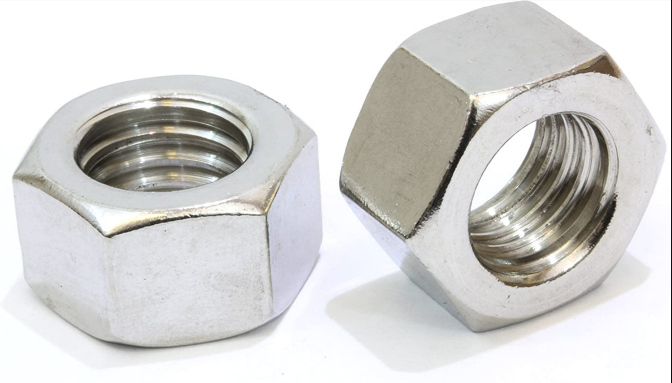
#> input picture duohex.png, 1344 x 766 px, given in place of duoHex.jpg, which was not available (shown at 1/2 size)
$ python QualityControl.py
#> lines starting #> are read from the running program, lines starting #| are printed output that depends on the picture; pictures that were not available may be replaced by others from this repository, and a replacement may not be noted
#imports
import cv2 as cv2
import numpy as np
from matplotlib import pyplot as plt

#get template and compairison image
img = cv2.imread('/home/anx/440/images/duoHex.jpg', 0)
#> img: shape (766, 1344); min 17, max 255, mean 212.7
#check if image is opened
assert not isinstance(img,type(None)), 'image not found'

#import second image
img2 = img.copy()
template = cv2.imread('/home/anx/440/images/Hexnut.jpg',0)
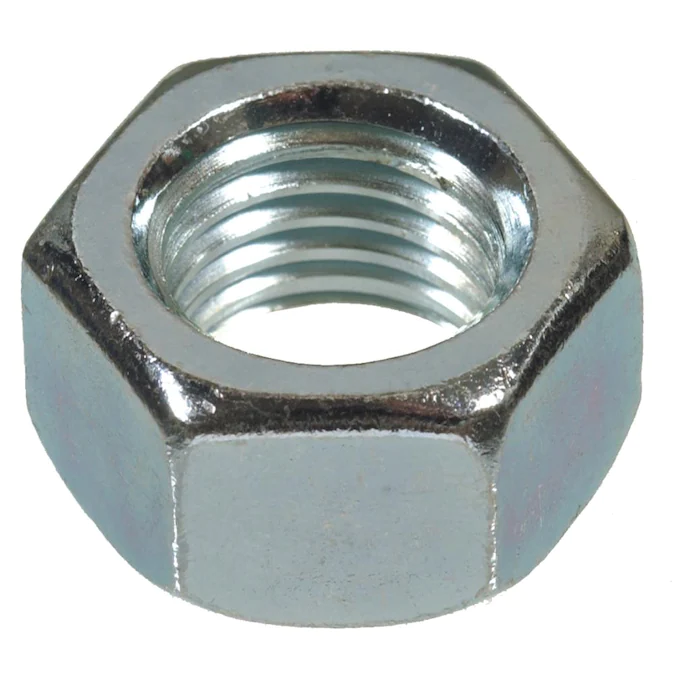
#> input picture 2.png, 675 x 675 px, given in place of Hexnut.jpg, which was not available
#> template: shape (675, 675); min 0, max 255, mean 186.6
w, h = template.shape[::-1]
#> w = 675; h = 675

#create method
methods = ['cv2.TM_CCOEFF_NORMED']

for meth in methods:
    img = img2.copy()
    method = eval(meth)

    #Apply template matching
    res = cv2.matchTemplate(img,template,method)
    min_val, max_val, min_loc, max_loc = cv2.minMaxLoc(res)

    # [8 lines of commented-out code are left out]

    plt.subplot(121), plt.imshow(res, cmap='gray')
    plt.title('Matching Result'), plt.xticks([]),plt.yticks([1])
    plt.subplot(122), plt.imshow(img,cmap='gray')
    plt.title('Detected Point'),plt.xticks([]),plt.yticks([])
    plt.suptitle(meth)

    plt.show()
#> this loop made 1 pass
#> (min_val, max_val, min_loc, max_loc) on pass 1: (0.0525, 0.441, (445, 0), (6, 91))
#> pass 1, `res = cv2.matchTemplate(img,template,method)`:
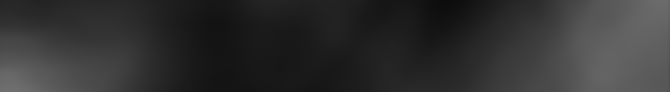
#> res: shape (92, 670) float32; min 0.0525, max 0.441, mean 0.195
#> pass 1, `plt.show()`:
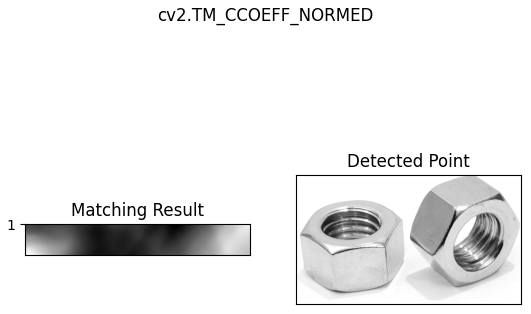
#> figure drawn by matplotlib, 2 panels
